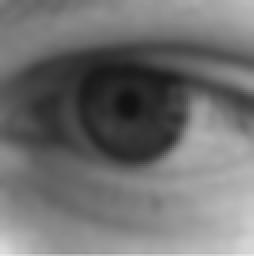
%> input picture MATLAB/Image sharpness/pic1-298x300.png, 127 x 128 px, shrunk from 298 x 300 before the run (shown 2 times larger)
$ octave main.m   (GNU Octave 9; MATLAB toolbox functions it lacks are replaced by stand-ins)
%> lines starting %> are read from the running program, lines starting %| are printed output that depends on the picture
### MATLAB/Image sharpness/cc.m
function [C] = cc(img,N)
  C = zeros(N);

  [m,n] = size(img);
  fromL = img(:,1:n-1);
  toL = img(:,2:n);

  fromT = img(1:n-1,:);
  toT = img(2:n,:);

  for i = 1:N
    for j = 1:N
      % pick one direction
      C(i, j) = sum(sum(fromL == i & toL == j));
      % C(i, j) = sum(sum(toL == i & fromL == j));
      % C(i, j) = sum(sum(fromT == i & toT == j));
      % C(i, j) = sum(sum(toT == i & fromT == j));
    end
  end

end

### MATLAB/Image sharpness/main.m
% Krzysztof Michalski

close;
clear;
clc;

a = imread('pic1-298x300.png');
%> a is the input picture: size 128x127x3 uint8; min 17, max 230, mean 112.2
b = imread('pic2-300x300.png');
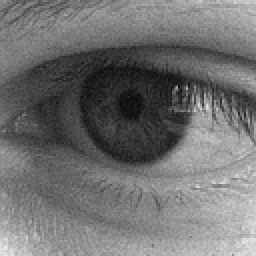
%> input picture MATLAB/Image sharpness/pic2-300x300.png, 128 x 128 px, shrunk from 300 x 300 before the run (shown 2 times larger)
%> b is the input picture: size 128x128x3 uint8; min 9, max 236, mean 112.6

a = double(a);
%> a: size 128x127x3 double
b = double(b);
%> b: size 128x128x3 double

a = a(:, :, 1);
%> a: size 128x127 double
b = b(:, :, 1);
%> b: size 128x128 double

subplot(2,2,1);
imshow(uint8(a));
title('pic1-298x300.png');
axis equal;

subplot(2,2,2);
C = cc(a,256);
%> after the loop in cc, `for i = 1:N`:
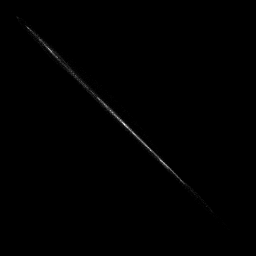
%> C: size 256x256 double; min 0, max 77, mean 0.2; drawn with min black and max white
C = C/max(max(C))*255;
imshow(uint8(C));
title('pic1 - sharpness')
axis equal;

subplot(2,2,3);
imshow(uint8(b));
title('pic2-300x300.png');
axis equal;

subplot(2,2,4);
C = cc(b,256);
%> call 2 of cc, with N = 256
%> in cc (call 2), `fromL = img(:,1:n-1);`:
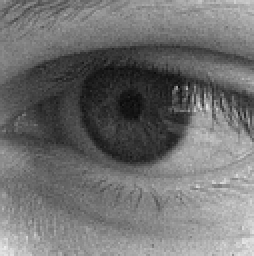
%> fromL: size 128x127 double (shown 2 times larger); min 9, max 236, mean 112.3
%> in cc (call 2), `toL = img(:,2:n);`:
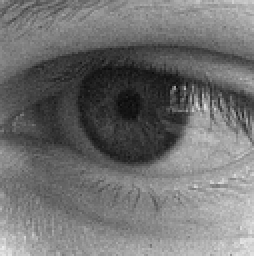
%> toL: size 128x127 double (shown 2 times larger); min 9, max 236, mean 112.5
%> in cc (call 2), `fromT = img(1:n-1,:);`:
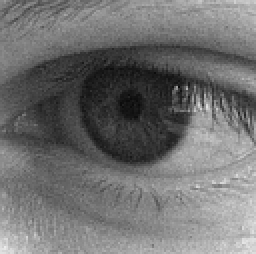
%> fromT: size 127x128 double (shown 2 times larger); min 9, max 236, mean 112.1
%> in cc (call 2), `toT = img(2:n,:);`:
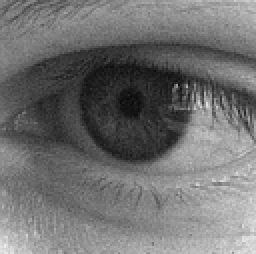
%> toT: size 127x128 double (shown 2 times larger); min 9, max 236, mean 112.4
%> after the loop in cc (call 2), `for i = 1:N`:
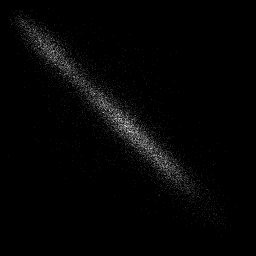
%> C: size 256x256 double; min 0, max 14, mean 0.248; drawn with min black and max white
C = C/max(max(C))*255;
imshow(uint8(C));
title('pic2 - sharpness')
axis equal;
